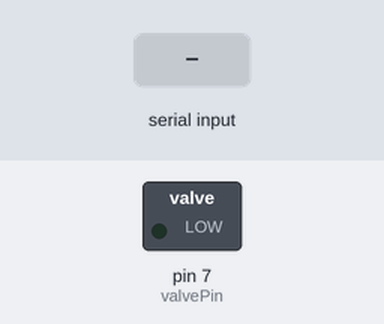
A sketch run on a simulated Arduino Uno, built with avr-gcc and run on an emulated ATmega328P. Shown: switched loads named in the sketch (green lamp = pin HIGH). The test bench sets the inputs (shaded band).

Above: at 1.2 s.
1.3 s: "1" received over Serial
At 2.5 s:
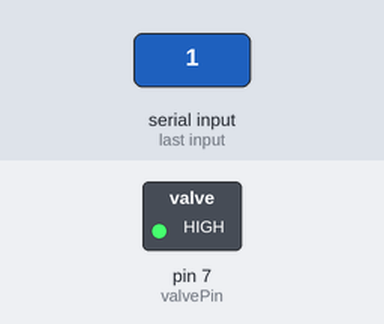
2.8 s: "0" received over Serial
At 3.7 s:
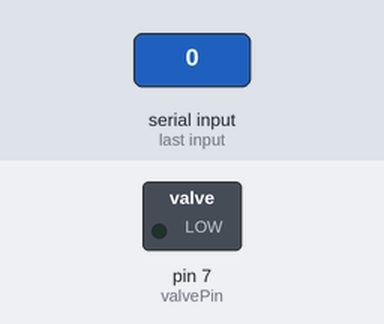
Timing chart, 0 to 5.8 s (numbered marks = the images above; inputs shaded):
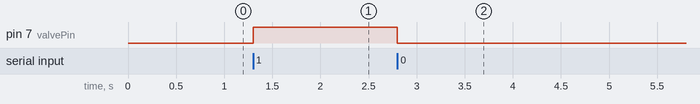

Measured:
- after the input at 1.3 s, pin 7 (valvePin): LOW → HIGH at once
- after the input at 2.8 s, pin 7 (valvePin): HIGH → LOW at once

The sketch:

sprayvalve.ino
```cpp
const int valvePin = 7;

void setup() {
  pinMode(valvePin, OUTPUT);
  digitalWrite(valvePin, LOW); // Ensure relay is OFF initially (normally open)
  Serial.begin(115200);
  while (!Serial) {
    ; // wait for serial port to connect. Needed for native USB port only
  }
}

void loop() {
  if (Serial.available() > 0) {
    char command = Serial.read();
    if (command == '1') {
      digitalWrite(valvePin, HIGH); // Open valve / Close relay
    } else if (command == '0') {
      digitalWrite(valvePin, LOW); // Close valve / Open relay
    }
  }
}
```
